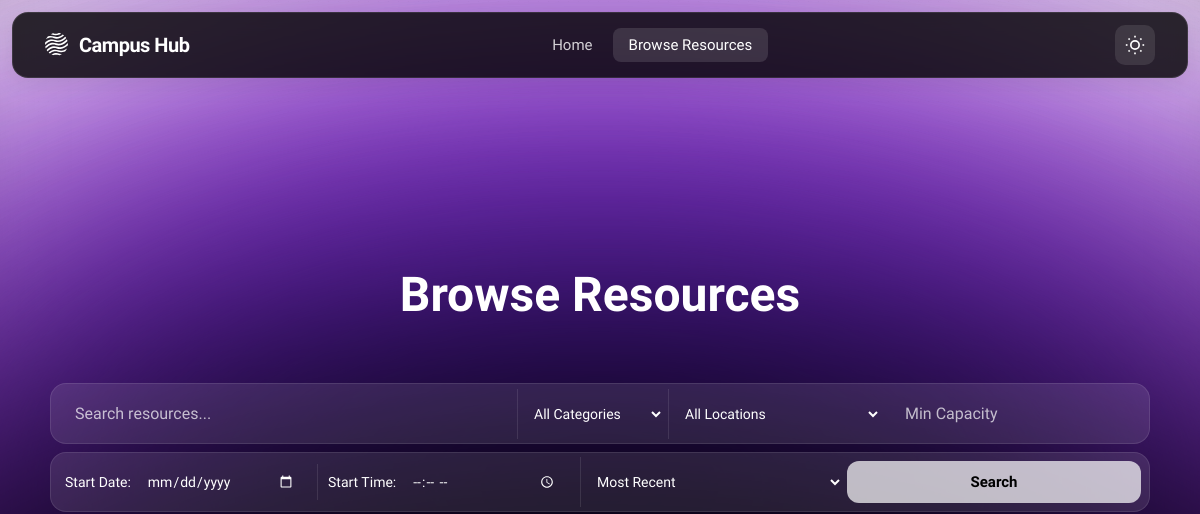
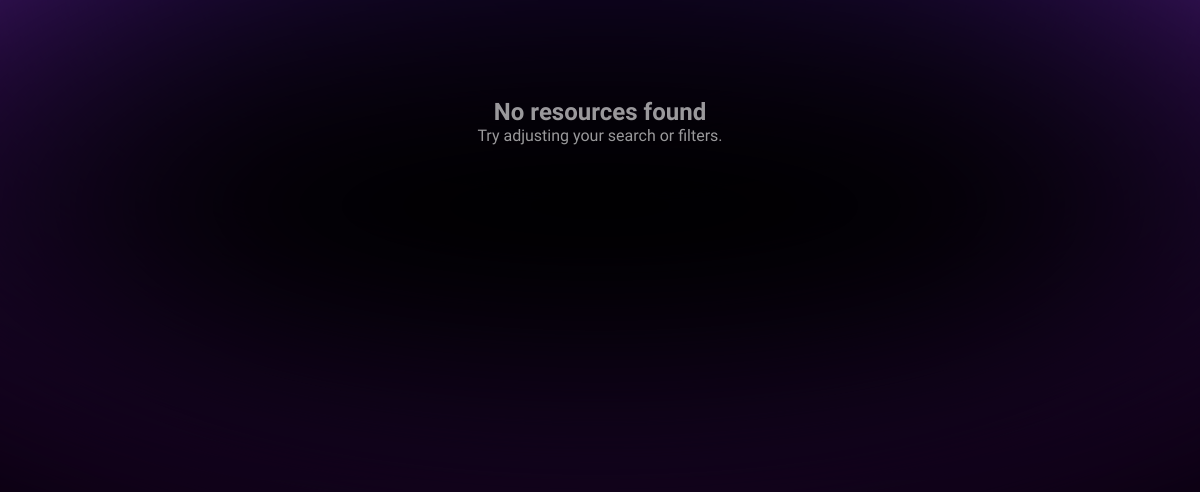
/resources/browse, run on an earlier commit of the app's database (2 pictures, top to bottom).
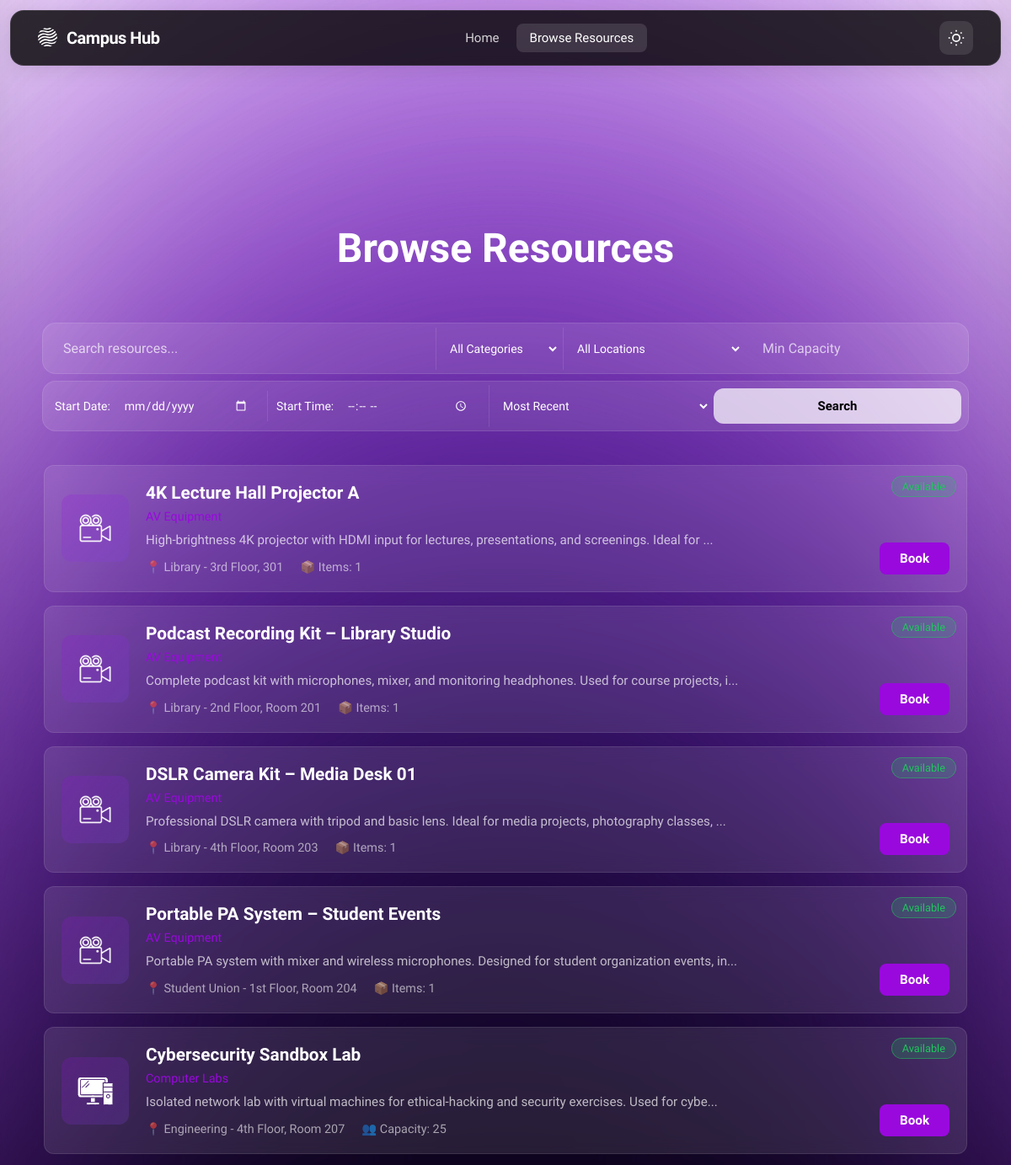
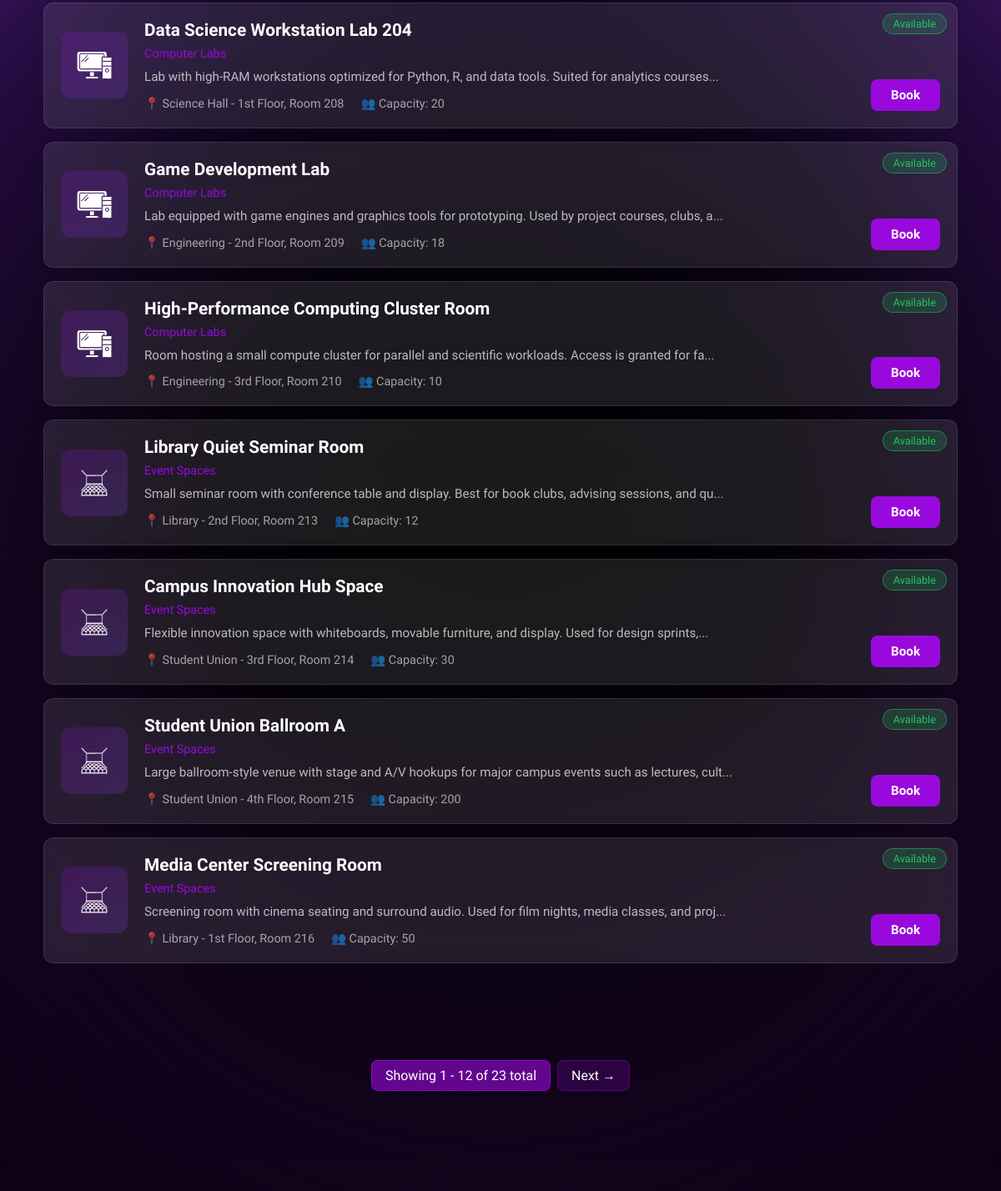
And on a later commit of the database (2 pictures, top to bottom).
### tables this page shows
CREATE TABLE resources (
    resource_id INTEGER PRIMARY KEY AUTOINCREMENT,
    owner_type TEXT NOT NULL CHECK (owner_type IN ('user','group')),
    owner_id INTEGER NOT NULL,  -- Polymorphic FK: user_id when owner_type='user', group_id when owner_type='group'
    title TEXT NOT NULL,
    description TEXT,
    category_id INTEGER REFERENCES resource_categories(category_id),
    location TEXT,
    capacity INTEGER CHECK (capacity > 0 OR capacity IS NULL),  -- NULL for resources without capacity limits
    status TEXT NOT NULL DEFAULT 'draft' CHECK (status IN ('draft','published','archived')),
    availability_mode TEXT NOT NULL DEFAULT 'rules' CHECK (availability_mode IN ('rules','open','by-request')),
    requires_approval BOOLEAN NOT NULL DEFAULT 0,
    created_at DATETIME DEFAULT CURRENT_TIMESTAMP,
    updated_at DATETIME
, images TEXT, availability_rules TEXT);

CREATE TABLE resource_categories (
    category_id INTEGER PRIMARY KEY AUTOINCREMENT,
    name TEXT NOT NULL,
    description TEXT,
    icon TEXT,
    created_at DATETIME DEFAULT CURRENT_TIMESTAMP
);

### src/controllers/resource_controller.py (the view)
@resource_bp.route('/')
@resource_bp.route('/browse')
def index():
    search_query = request.args.get('q', '').strip()
    category_id = request.args.get('category', type=int)
    location = request.args.get('location', '').strip()
    min_capacity = request.args.get('capacity', type=int)
    availability_date = request.args.get('availability_date', '').strip()
    availability_time = request.args.get('availability_time', '').strip()
    status = request.args.get('status', 'published')
    sort_by = request.args.get('sort', 'recent')
    page = request.args.get('page', 1, type=int)
    per_page = 12
    offset = (page - 1) * per_page
    try:
        categories = ResourceDAL.get_all_categories()
        total_count = ResourceDAL.count_search_resources(
            search_query=search_query if search_query else None,
            category_id=category_id,
            location=location if location else None,
            min_capacity=min_capacity,
            availability_date=availability_date if availability_date else None,
            availability_time=availability_time if availability_time else None
        )
        resources_data = ResourceDAL.search_resources(
            search_query=search_query if search_query else None,
            category_id=category_id,
            location=location if location else None,
            min_capacity=min_capacity,
            availability_date=availability_date if availability_date else None,
            availability_time=availability_time if availability_time else None,
            sort_by=sort_by,
            limit=per_page,
            offset=offset
        )
        resources = [Resource(r) for r in resources_data]
        logger.info(f"Resource browse: query='{search_query}', category={category_id}, found {len(resources)} resources")
        return render_template(
            'resources/index.html',
            title='Browse Resources',
            resources=resources,
            categories=categories,
            search_query=search_query,
            selected_category=category_id,
            selected_location=location,
            selected_capacity=min_capacity,
            selected_date=availability_date,
            selected_time=availability_time,
            selected_sort=sort_by,
            page=page,
            per_page=per_page,
            total_count=total_count,
            total_pages=max(1, (total_count + per_page - 1) // per_page)
        )
    except Exception as e:
        logger.error(f"Error browsing resources: {str(e)}", exc_info=True)
        flash('An error occurred while loading resources. Please try again.', 'danger')
        return render_template('resources/index.html', resources=[], categories=[])

### src/templates/resources/index.html (shortened to what this page needs)
{% extends 'base.html' %}
{% block content %}
<div class="resources-page">
    <div class="search-header">
        <h1>Browse Resources</h1>
    </div>
    <div class="filters-bar">
        <form method="GET" action="{{ url_for('resource.index') }}" class="filter-form" id="filterForm">
            <div class="filter-row">
                <input
                    type="text"
                    name="q"
                    class="filter-input"
                    placeholder="Search resources..."
                    value="{{ search_query or '' }}"
                >
                <select name="category" class="filter-select" onchange="this.form.submit()">
                    <option value="">All Categories</option>
                </select>
                <select name="location" class="filter-select" onchange="this.form.submit()">
                    <option value="">All Locations</option>
                </select>
                <input
                    type="number"
                    name="capacity"
                    class="filter-input"
                    placeholder="Min Capacity"
                    value="{{ selected_capacity or '' }}"
                    min="1"
                    style="flex: 0 0 auto; min-width: 120px;"
                    oninput="debouncedSubmit()"
                >
            </div>
            <div class="filter-row" style="justify-content: space-between;">
                <div style="flex: 1; display: flex; align-items: center; padding: 0 10px;">
                    <label for="start_date" style="color: var(--text-primary); font-size: 14px; margin-right: 8px; white-space: nowrap;">Start Date:</label>
                    <input
                        type="date"
                        name="availability_date"
                        class="filter-date"
                        id="start_date"
                        value="{{ selected_date or '' }}"
                        style="flex: 1; border: none; padding: 8px;"
                        onchange="this.form.submit()"
                    >
                </div>
                <div style="flex: 1; display: flex; align-items: center; padding: 0 10px; border-left: 1px solid var(--input-border);">
                    <label for="start_time" style="color: var(--text-primary); font-size: 14px; margin-right: 8px; white-space: nowrap;">Start Time:</label>
                    <input
                        type="time"
                        name="availability_time"
                        class="filter-date"
                        id="start_time"
                        value="{{ selected_time or '' }}"
                        style="flex: 1; border: none; padding: 8px;"
                        onchange="this.form.submit()"
                    >
                </div>
                <select name="sort" class="filter-select" style="flex: 1;" onchange="this.form.submit()">
                    <option value="recent" {% if selected_sort == 'recent' %}selected{% endif %}>Most Recent</option>
                </select>
                <button type="submit" class="btn-filter" style="flex: 1;">Search</button>
            </div>
        </form>
    </div>
    {% if resources %}
        <div class="resources-list">
            {% for resource in resources %}
                <a href="{{ url_for('resource.detail', resource_id=resource.resource_id) }}" class="resource-item">
                    <div class="resource-icon">
                        {% if resource._category_name == 'Study Rooms' %}
                            <img src="{{ url_for('static', filename='images/icons/Study_Room_Icon_Light.png') }}" alt="Study Room" class="icon-light">
                            <img src="{{ url_for('static', filename='images/icons/Study_Room_Icon_Dark.png') }}" alt="Study Room" class="icon-dark">
                        {% elif resource._category_name == 'AV Equipment' %}
                            <img src="{{ url_for('static', filename='images/icons/AV_Equip_Dark.png') }}" alt="AV Equipment" class="icon-dark">
                        {% elif resource._category_name == 'Lab Instruments' %}
                            <img src="{{ url_for('static', filename='images/icons/Lab_Light.png') }}" alt="Lab Instruments" class="icon-light">
                            <img src="{{ url_for('static', filename='images/icons/Lab_Dark.png') }}" alt="Lab Instruments" class="icon-dark">
                        {% elif resource._category_name == 'Event Spaces' %}
                            <img src="{{ url_for('static', filename='images/icons/Event_Dark.png') }}" alt="Event Spaces" class="icon-dark">
                        {% elif resource._category_name == 'Computer Labs' %}
                            <img src="{{ url_for('static', filename='images/icons/Computer_Dark.png') }}" alt="Computer Labs" class="icon-dark">
                        {% endif %}
                    </div>
                    <div class="resource-content">
                        <div class="resource-header">
                            <h3 class="resource-title">{{ resource.title }}</h3>
                            {% if resource.status == 'published' %}
                                <div class="resource-badge available">Available</div>
                            {% else %}
                                <div class="resource-badge booked">{{ resource.status|title }}</div>
                            {% endif %}
                        </div>
                        <p class="resource-category">
                            {{ resource._category_name or 'Uncategorized' }}
                        </p>
                        <p class="resource-description">
                            {{ resource.description[:100] }}{% if resource.description|length > 100 %}...{% endif %}
                        </p>
                        <div class="resource-meta">
                            <span>📍 {{ resource.location }}</span>
                            {% if resource.capacity %}
                                {% if resource._category_name in ['Study Rooms', 'Event Spaces', 'Computer Labs'] %}
                                    <span>👥 Capacity: {{ resource.capacity }}</span>
                                {% else %}
                                    <span>📦 Items: {{ resource.capacity }}</span>
                                {% endif %}
                            {% endif %}
                        </div>
                    </div>
                    <span class="btn-book">Book</span>
                </a>
            {% endfor %}
        </div>
        {% if total_pages > 1 %}
            <div class="pagination">
                <span class="page-btn active">Showing {{ ((page - 1) * per_page + 1) }} - {{ [page * per_page, total_count]|min }} of {{ total_count }} total</span>
                {% if page < total_pages %}
                    <a href="?page={{ page + 1 }}{% if selected_sort %}&sort={{ selected_sort }}{% endif %}" class="page-btn">Next →</a>
                {% endif %}
            </div>
        {% endif %}
    {% else %}
        <div class="no-results">
            <h2>No resources found</h2>
            <p>Try adjusting your search or filters.</p>
        </div>
    {% endif %}
</div>
{% endblock %}

### src/templates/base.html (shortened to what this page needs)
<!DOCTYPE html>
<html lang="en" data-theme="dark">
<head>
    <link rel="stylesheet" href="{{ url_for('static', filename='css/home.css') }}">
</head>
<body>
    <div class="background-effects">
        <div class="blur-white"></div>
        <div class="gradient-ellipse-1">
            <div style="position: absolute; inset: -31.25% -24.81%;">
            </div>
        </div>
        <div class="gradient-ellipse-2">
            <div style="position: absolute; inset: -41.49% -30.77%;">
            </div>
        </div>
        <div class="gradient-ellipse-3">
            <div style="position: absolute; inset: -62.11% -38.17%;">
            </div>
        </div>
        <div class="gradient-ellipse-4">
            <div style="position: absolute; inset: -37.04% -24.07%;">
            </div>
        </div>
        <div class="noise-texture"></div>
    </div>
    <nav class="navbar">
        <div class="navbar-container">
            <div class="navbar-left">
                <a href="{{ url_for('main.index') }}" class="navbar-logo">
                    <span class="logo-text">Campus Hub</span>
                </a>
            </div>
            <div class="navbar-center">
                <a href="{{ url_for('main.index') }}" class="nav-link {% if request.endpoint == 'main.index' %}active{% endif %}">Home</a>
                <a href="{{ url_for('resource.index') }}" class="nav-link {% if request.endpoint and request.endpoint.startswith('resource.') %}active{% endif %}">Browse Resources</a>
            </div>
            <div class="navbar-right">
                <button class="theme-toggle" onclick="toggleTheme()" aria-label="Toggle theme">
                </button>
            </div>
        </div>
    </nav>
    <main class="main-content">
        {% block content %}{% endblock %}
    </main>
</body>
</html>

What changed in the data, as far as the page shows it:
added resources: title "4K Lecture Hall Projector A", status "Available", name "AV Equipment", description "High-brightness 4K projector with HDMI input for lectures, presentations, and screenings. Ideal for", location "Library - 3rd Floor, 301", capacity "1"
added resources: title "Podcast Recording Kit – Library Studio", status "Available", description "Complete podcast kit with microphones, mixer, and monitoring headphones. Used for course projects, i", location "Library - 2nd Floor, Room 201", capacity "1"
added resources: title "DSLR Camera Kit – Media Desk 01", status "Available", description "Professional DSLR camera with tripod and basic lens. Ideal for media projects, photography classes,", location "Library - 4th Floor, Room 203", capacity "1"
added resources: title "Portable PA System – Student Events", status "Available", name "AV Equipment", description "Portable PA system with mixer and wireless microphones. Designed for student organization events, in", location "Student Union - 1st Floor, Room 204", capacity "1"
added resources: title "Cybersecurity Sandbox Lab", status "Available", name "Computer Labs", description "Isolated network lab with virtual machines for ethical-hacking and security exercises. Used for cybe", location "Engineering - 4th Floor, Room 207", capacity "25"
added resources: title "Data Science Workstation Lab 204", status "Available", name "Computer Labs", description "Lab with high-RAM workstations optimized for Python, R, and data tools. Suited for analytics courses", location "Science Hall - 1st Floor, Room 208", capacity "20"
added resources: title "Game Development Lab", status "Available", name "Computer Labs", description "Lab equipped with game engines and graphics tools for prototyping. Used by project courses, clubs, a", location "Engineering - 2nd Floor, Room 209", capacity "18"
added resources: title "High-Performance Computing Cluster Room", status "Available", name "Computer Labs", description "Room hosting a small compute cluster for parallel and scientific workloads. Access is granted for fa", location "Engineering - 3rd Floor, Room 210", capacity "10"
added resources: title "Library Quiet Seminar Room", status "Available", name "Event Spaces", description "Small seminar room with conference table and display. Best for book clubs, advising sessions, and qu", location "Library - 2nd Floor, Room 213", capacity "12"
added resources: title "Campus Innovation Hub Space", status "Available", name "Event Spaces", description "Flexible innovation space with whiteboards, movable furniture, and display. Used for design sprints,", location "Student Union - 3rd Floor, Room 214", capacity "30"
added resources: title "Student Union Ballroom A", status "Available", name "Event Spaces", description "Large ballroom-style venue with stage and A/V hookups for major campus events such as lectures, cult", location "Student Union - 4th Floor, Room 215", capacity "200"
added resources: title "Media Center Screening Room", status "Available", name "Event Spaces", description "Screening room with cinema seating and surround audio. Used for film nights, media classes, and proj", location "Library - 1st Floor, Room 216", capacity "50"
Also different on the page:
{{ ((page - 1) * per_page + 1) }}: (not shown) → "1"
{{ [page * per_page, total_count]|min }}: (not shown) → "12"
{{ total_count }}: (not shown) → "23"
text no longer shown: "No resources found Try adjusting your search or filters."
text now shown: "Showing - of total Next →"
